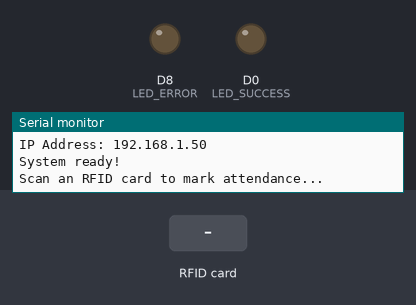
Simulated run of this sketch. Board: ESP8266 (Wemos D1 mini). Parts: output pins drawn as LEDs (lit = HIGH), the last lines printed to the serial monitor. The inputs (shaded band) are chosen by the test bench. WiFi joins after 1.5 s; servers stay silent unless stated; uploads are accepted with an empty reply.

Above: at 6.3 s.
6.4 s: RFID card 5E 7A 19 C4 held to the reader
At 10.2 s:
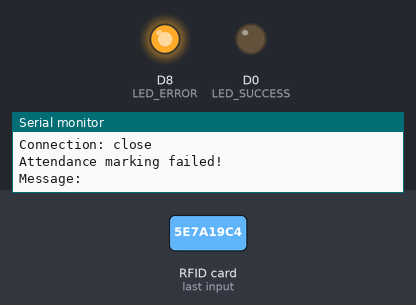
Timing chart, 0 to 12.4 s (numbered marks = the images above; inputs shaded):
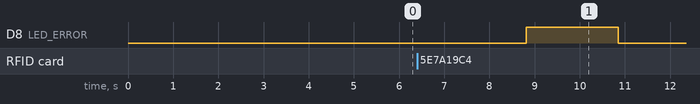

Measured:
- after the input at 6.4 s, D8 (LED_ERROR): LOW → HIGH after 2.4 s, → LOW 2.0 s later

The sketch:

esp8266_rfid_standalone.ino
```cpp
/*
 * ESP8266 RFID Attendance Scanner (Standalone)
 *
 * This version uses ESP8266 directly with Wemos D1 R2 board
 * Connect RFID RC522 directly to ESP8266
 *
 * Wiring:
 * RFID RST -> D1 (GPIO5)
 * RFID SDA  -> D2 (GPIO4)
 * RFID MOSI -> D7 (GPIO13)
 * RFID MISO -> D6 (GPIO12)
 * RFID SCK  -> D5 (GPIO14)
 */

#include <ESP8266WiFi.h>
#include <SPI.h>
#include <MFRC522.h>
#include <SoftwareSerial.h>

// ==================== PIN CONFIGURATION ====================
#define RST_PIN D1    // D1 - RFID RST
#define SS_PIN D2     // D2 - RFID SDA

// ==================== WIFI CONFIGURATION ====================
const char* ssid = "shikondi";          // Replace with your WiFi SSID
const char* password = "shikondi2026!";  // Replace with your WiFi password

// ==================== SERVER CONFIGURATION ====================
const char* serverHost = "b254systems.work.gd";    // Replace with server IP
const int serverPort = 3100;

// ==================== VARIABLES ====================
MFRC522 rfid(SS_PIN, RST_PIN);

// #define LED_BUILTIN 2      // Built-in LED (D4)
#define LED_SUCCESS 16     // D0 - Success LED
#define LED_ERROR D8        // D1 - Error LED (same as RST, adjust if needed)

String lastCardUID = "";
unsigned long lastScanTime = 0;
const unsigned long SCAN_COOLDOWN = 3000;  // 3 seconds cooldown

// Software Serial on D3 (RX) and D4 (Tx)
SoftwareSerial serialOut(D3, D4);  // RX, TX

void setup() {
    Serial.begin(9600);
    serialOut.begin(9600);  // SoftwareSerial for output
    SPI.begin();

    // Initialize RFID
    rfid.PCD_Init();
    Serial.println("RFID Reader initialized");

    // Initialize LEDs
    // pinMode(LED_BUILTIN, OUTPUT);
    pinMode(LED_SUCCESS, OUTPUT);
    pinMode(LED_ERROR, OUTPUT);

    // Turn off LEDs
    // digitalWrite(LED_BUILTIN, HIGH);  // Built-in LED is inverted
    digitalWrite(LED_SUCCESS, LOW);
    digitalWrite(LED_ERROR, LOW);

    // Connect to WiFi
    connectWiFi();

    Serial.println("System ready!");
    Serial.println("Scan an RFID card to mark attendance...");
}

void loop() {
    // Check for new cards
    if (rfid.PICC_IsNewCardPresent()) {
        if (rfid.PICC_ReadCardSerial()) {
            // Get card UID
            String uidString = "";
            for (byte i = 0; i < rfid.uid.size; i++) {
                uidString += String(rfid.uid.uidByte[i] < 0x10 ? "0" : "");
                uidString += String(rfid.uid.uidByte[i], HEX);
            }
            uidString.toUpperCase();

            // Prevent duplicate scans
            unsigned long currentTime = millis();
            if (uidString != lastCardUID || (currentTime - lastScanTime) > SCAN_COOLDOWN) {
                lastCardUID = uidString;
                lastScanTime = currentTime;

                Serial.print("Card detected: ");
                Serial.println(uidString);

                // Send attendance to server
                sendAttendance(uidString);
            }

            // Halt PICC
            rfid.PICC_HaltA();
        }
    }

    delay(100);
}

// ==================== WIFI CONNECTION ====================
void connectWiFi() {
    delay(3000);
    Serial.println("Starting WiFi connection...");
    Serial.print("SSID: ");
    Serial.println(ssid);
    serialOut.println("Connecting to: " + String(ssid));
    WiFi.begin(ssid, password);

    int attempts = 0;
    while (WiFi.status() != WL_CONNECTED && attempts < 30) {
        delay(1000);
        Serial.print(".");
        attempts++;

        // Print current WiFi status
        Serial.print(" Status: ");
        Serial.println(WiFi.status());
    }

    if (WiFi.status() == WL_CONNECTED) {
        Serial.println("\nWiFi Connected!");
        Serial.print("IP Address: ");
        Serial.println(WiFi.localIP());
        // digitalWrite(LED_BUILTIN, LOW);  // Turn on built-in LED
    } else {
        Serial.println("\nWiFi connection failed!");
        Serial.print("Final WiFi Status: ");
        Serial.println(WiFi.status());

        // Print specific error
        switch(WiFi.status()) {
            case WL_NO_SSID_AVAIL:
                Serial.println("Error: SSID not available");
                serialOut.println("Wifi not found");
                break;
            case WL_CONNECT_FAILED:
                Serial.println("Error: Connection failed (wrong password?)");
                serialOut.println("Wrong Password-wifi");
                break;
            case WL_IDLE_STATUS:
                Serial.println("Error: WiFi idle - module not started");
                break;
            case WL_DISCONNECTED:
                Serial.println("Error: WiFi disconnected");
                serialOut.println("Wifi Disconnected");
                break;
            default:
                Serial.println("Error: Unknown error");
                break;
        }
        digitalWrite(LED_ERROR, HIGH);
    }
}

// ==================== SEND ATTENDANCE TO SERVER ====================
void sendAttendance(String rfidCard) {
    Serial.println("Connecting to server...");
    serialOut.println("Sending to server");
    delay(1000);

    WiFiClient client;

    if (client.connect(serverHost, serverPort)) {
        Serial.println("Connected to server!");

        // Build HTTP GET request
        String url = "/api/attendance/scan/" + rfidCard;

        client.print("GET " + url + " HTTP/1.1\r\n");
        client.print("Host: " + String(serverHost) + ":" + String(serverPort) + "\r\n");
        client.print("Connection: close\r\n\r\n");

        // Wait for response
        delay(1000);

        String response = "";
        while (client.available()) {
            char c = client.read();
            response += c;
        }

        Serial.println("Server Response:");
        Serial.println(response);

        // Parse response values
        String successStr = "false";
        String messageStr = "";
        String studentName = "";
        String parentPhone = "";

        // Extract success
        int successPos = response.indexOf("\"success\":");
        if (successPos > 0) {
            int valStart = successPos + 9;
            int valEnd = response.indexOf(",", valStart);
            if (valEnd < 0) valEnd = response.indexOf("}", valStart);
            successStr = response.substring(valStart, valEnd);
            successStr.replace("\"", "");
        }

        // Extract message
        int msgPos = response.indexOf("\"message\":");
        if (msgPos > 0) {
            int valStart = msgPos + 10;
            int valEnd = response.indexOf(",", valStart);
            if (valEnd < 0) valEnd = response.indexOf("}", valStart);
            messageStr = response.substring(valStart, valEnd);
            messageStr.replace("\"", "");
        }

        // Extract student_name
        int namePos = response.indexOf("\"student_name\":");
        if (namePos > 0) {
            int valStart = namePos + 15;
            int valEnd = response.indexOf(",", valStart);
            if (valEnd < 0) valEnd = response.indexOf("}", valStart);
            studentName = response.substring(valStart, valEnd);
            studentName.replace("\"", "");
        }

        // Extract parent_phone
        int phonePos = response.indexOf("\"parent_phone\":");
        if (phonePos > 0) {
            int valStart = phonePos + 15;
            int valEnd = response.indexOf(",", valStart);
            if (valEnd < 0) valEnd = response.indexOf("}", valStart);
            parentPhone = response.substring(valStart, valEnd);
            parentPhone.replace("\"", "");
        }

        // Output to SoftwareSerial: RFID|status|message|name|phone
        serialOut.print(rfidCard + "|" + successStr + "|" + messageStr + "|" + parentPhone+ "|" + studentName + "|");
        if (successStr == "true") {
            serialOut.print("|" + studentName + "|" + parentPhone);
        }
        // else{
        //     serialOut.println("Failed. Try Again");
        // }

        // Send feedback based on success
        if (successStr == "true") {
            // Success feedback
            digitalWrite(LED_SUCCESS, HIGH);
            Serial.println("Attendance marked successfully!");
            Serial.println("Student: " + studentName);
            Serial.println("Parent Phone: " + parentPhone);
            delay(2000);
            digitalWrite(LED_SUCCESS, LOW);

        } else {
            // Error feedback
            digitalWrite(LED_ERROR, HIGH);
            Serial.println("Attendance marking failed!");
            Serial.println("Message: " + messageStr);

            delay(2000);
            digitalWrite(LED_ERROR, LOW);
        }

        client.stop();
    } else {
        Serial.println("Connection to server failed!");
        digitalWrite(LED_ERROR, HIGH);
        delay(2000);
        digitalWrite(LED_ERROR, LOW);
    }
}
```
